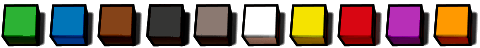
#> input picture scripts/cardgen/site/img/cubes.png, 480 x 48 px, found by its file name; its folder holds only this picture in this run
$ python build_cubes.py
#> lines starting #> are read from the running program, lines starting #| are printed output that depends on the picture
"""Cut the player-colour cubes and cylinders of the fan site (vendor/Next-Ark-Nova-Cards/public/img/cubes.png, cylinders.png) into web/cubes/<hex>.webp and web/cylinders/<hex>.webp.

Run with the system python (Pillow). Cells are in BGA's player colour order, the same as web/workers (icons.js WORKER_COLORS).
"""
from pathlib import Path
from PIL import Image

ROOT = Path(__file__).resolve().parent.parent
COLORS = ['30a638', '1863a5', '7f4e30', '000000', '5a5856', 'ffffff', 'd1c81c', 'b91b1b', 'c028d3', 'cb7b19']

for sheet, folder in (('cubes', 'cubes'), ('cylinders', 'cylinders')):
    im = Image.open(ROOT / 'vendor' / 'Next-Ark-Nova-Cards' / 'public' / 'img' / f'{sheet}.png').convert('RGBA')
#> im is the input picture: PIL image 480x48 RGBA; mean R, G, B, A 100.4, 67.4, 46.7, 184.6
    cell = im.height
#> cell = 48
    assert im.width == cell * len(COLORS), (sheet, im.size)
    out = ROOT / 'web' / folder
    out.mkdir(exist_ok=True)
    for i, c in enumerate(COLORS):
        im.crop((i * cell, 0, (i + 1) * cell, cell)).save(out / f'{c}.webp', lossless=True)
#> this loop made 10 passes
#> pass 1, `im.crop((i * cell, 0, (i + 1) * cell, cell)).save(out / f'{c}.webp', l..`:
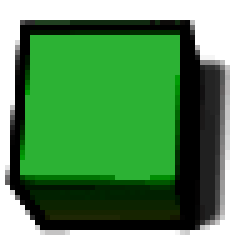
#> saved as 30a638.webp: PIL image 48x48 RGBA (shown 5 times larger); mean R, G, B, A 51.7, 90.1, 29.3, 184.5; transparent parts drawn white
#> pass 2, `im.crop((i * cell, 0, (i + 1) * cell, cell)).save(out / f'{c}.webp', l..`:
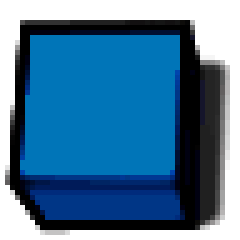
#> saved as 1863a5.webp: PIL image 48x48 RGBA (shown 5 times larger); mean R, G, B, A 34.8, 66, 93.3, 184.2; transparent parts drawn white
    print(sheet, cell, 'px cells ->', out)
#| cubes 48 px cells -> web/cubes
#> (the run stopped early here; a loop or call above may not have finished)
